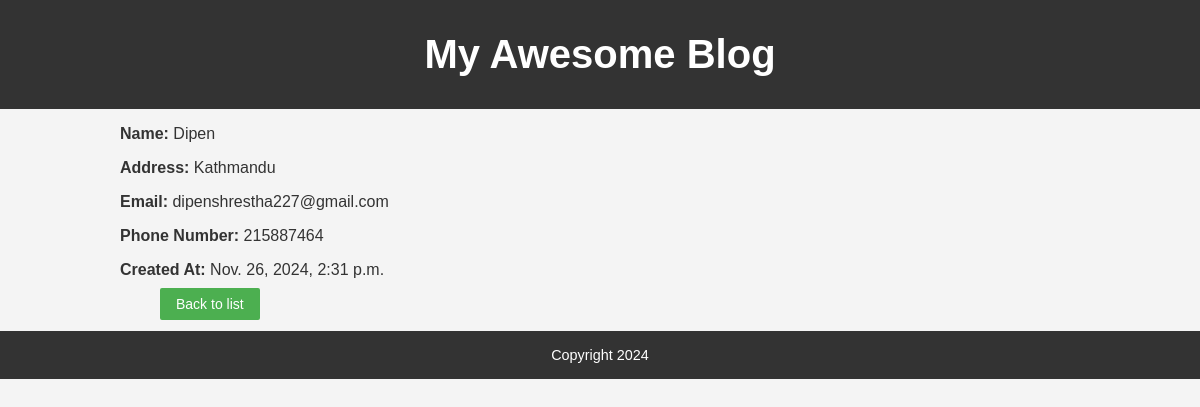
The app's page /customer/1/, older data.
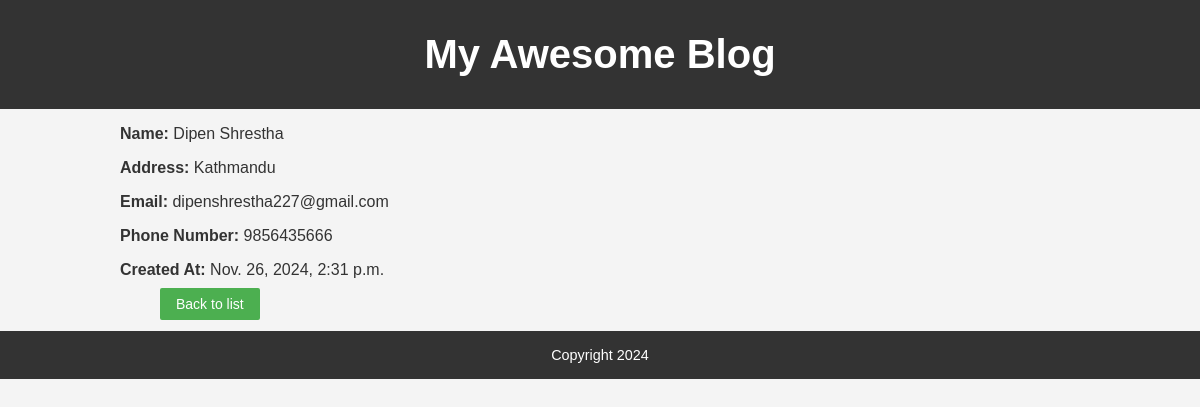
The same page, newer data.
### home/models.py (models this page shows, shortened)
class Customer (models.Model):
    customer_name = models.CharField(max_length=200)
    address = models.CharField(max_length=100)
    email = models.CharField(max_length=100)
    phone_no = models.BigIntegerField()
    created_at = models.DateTimeField(auto_now_add=True)

### home/views.py (the view)
# urls.py: path('customer/<int:id>/', views.customer_detail, name='customer_detail'),
def customer_detail(request, id):
    customer = get_object_or_404(Customer, id=id)
    return render(request, 'customer_html/customer_detail.html', {'customer': customer})

### home/templates/customer_html/customer_detail.html (shortened to what this page needs)
{% extends 'base2.html' %}
{% block content %}
<p><strong>Name:</strong> {{ customer.customer_name }}</p>
<p><strong>Address:</strong> {{ customer.address }}</p>
<p><strong>Email:</strong> {{ customer.email }}</p>
<p><strong>Phone Number:</strong> {{ customer.phone_no }}</p>
<p><strong>Created At:</strong> {{ customer.created_at }}</p>
<a href="{% url 'customer_list' %}">Back to list</a>
<br>
<br>
{% endblock %}

Row changes from the older to the newer data that the page shows:
changed Customer "Kathmandu": customer_name "Dipen" → "Dipen Shrestha"; phone_no "215887464" → "9856435666"
